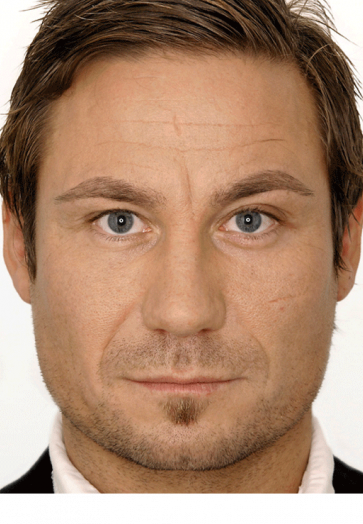
#> input picture backend/keriput.png, 363 x 524 px
$ python deteksi_keriput.py   (older library calls are emulated)
#> lines starting #> are read from the running program, lines starting #| are printed output that depends on the picture; after the words box and inside, x2 and y2 are one past the last pixel; in counts of white or black regions, pixels touching at a corner belong together
#> further down, image is the input picture: shape (524, 363, 3); mean B, G, R 111.3, 135.7, 171.1
### backend/image_processor.py
import numpy as np
import cv2


# [9 lines left out: function scale_to_max_size, not called in this run]


def convert_bgr_to_rgb_color(image):
  return cv2.cvtColor(image, cv2.COLOR_BGR2GRAY)


def convert_bgr_to_gray(image):
  return cv2.cvtColor(image, cv2.COLOR_BGR2GRAY)


# [5 lines left out: function get_image_size, not called in this run]


def convert_gray_to_otsu_binnary(image):
  # ref: https://docs.opencv.org/4.x/d7/d4d/tutorial_py_thresholding.html

  thresh = cv2.threshold(image.copy(), 0, 255, cv2.THRESH_OTSU)[1]

  return thresh


# [30 lines left out: functions fill_hole_binnary, connected_component_labeling, extract_bgr_color, not called in this run]

def create_kernel(radius):
  return np.ones((radius, radius),np.uint8)


def morphology_closing(image, kernel):
  return cv2.morphologyEx(image, cv2.MORPH_CLOSE, kernel)


def read_image(path):
  return cv2.imread(path)


def show_image(title, image):
  cv2.imshow(title, image)
  cv2.waitKey(0)

def imfill(image):
  h, w = image.shape[:2]

  # menambahkan border dgn nilai 0 pada gambar, jika tidak imflood gagal
  im_floodfill = np.zeros((h+2, w+2), np.uint8)
  im_floodfill[1:h+1, 1:w+1] = image.copy()

  mask = np.zeros((h+4, w+4), np.uint8)
  cv2.floodFill(im_floodfill, mask, (0,0), 255)
  im_floodfill_inv = cv2.bitwise_not(im_floodfill)

  # menghapus border pada hasil. mengembalikan ke ukuran semula
  mask = np.zeros((h, w), np.uint8)
  mask = im_floodfill_inv[1:h+1, 1:w+1].copy()

  return image | mask

### backend/deteksi_keriput.py
import numpy as np
import cv2
import image_processor

def deteksi_keriput(image):
    # convert to HSV
    image_hsv = cv2.cvtColor(image, cv2.COLOR_BGR2HSV).astype(np.float32)
    # convert value to matlab range
    image_hsv[:,:,0] = image_hsv[:,:,0] / 180.0
    image_hsv[:,:,1] = image_hsv[:,:,1] / 255.0
    image_hsv[:,:,2] = image_hsv[:,:,2] / 255.0
    # split to H, S, V
    hue, sat, val = cv2.split(image_hsv)
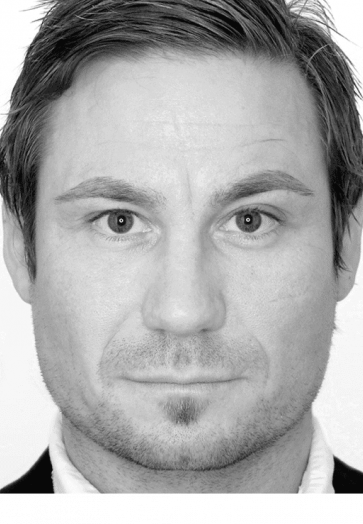
#> val: shape (524, 363) float32; min 0.0314, max 1, mean 0.671

    num_rows, num_cols = image_hsv.shape[0], image_hsv.shape[1]
#> num_rows = 524; num_cols = 363
    # penggabungkan h and s
    hs = np.zeros((num_rows, num_cols, 2), np.float32)
    hs[:,:,0], hs[:,:,1] = hue, sat
    # reshape to n x 2
    hs_reshaped = np.reshape(hs, (num_cols * num_rows, 2), 'F')

    # kmeans clustering
    num_cluster = 2
    criteria = (cv2.TERM_CRITERIA_EPS + cv2.TERM_CRITERIA_MAX_ITER, 10, 1.0)
    _, labels, (centers) = cv2.kmeans(hs_reshaped, num_cluster, None, criteria, 10, cv2.KMEANS_PP_CENTERS)
#> centers = [[0.0778, 0.0363], [0.0673, 0.494]]

    # mengubah bentuk label ke lokasi pixel gambar
    pixel_labels = np.reshape(labels, (num_rows, num_cols), 'F')
    # menghitung jumlah pixel setiap label
    _, labels_count = np.unique(labels, return_counts=True)
#> labels_count = [36988, 153224]
    # cluster terbesar
    biggest_cluster = np.argmax(labels_count)
#> biggest_cluster = 1

    segmented = [np.zeros_like(image), np.zeros_like(image), np.zeros_like(image)]
    segmented[0][pixel_labels == 0] = image[pixel_labels == 0]
    segmented[1][pixel_labels == 1] = image[pixel_labels == 1]
    segmented[2][pixel_labels == 2] = image[pixel_labels == 2]

    # segmented gray
    image_gray = image_processor.convert_bgr_to_gray(segmented[biggest_cluster])

    # thresholding
    image_binnary = image_processor.convert_gray_to_otsu_binnary(image_gray)
#> in convert_gray_to_otsu_binnary, `thresh = cv2.threshold(image.copy(), 0, 255, cv2.THRESH_OTSU)[1]`:
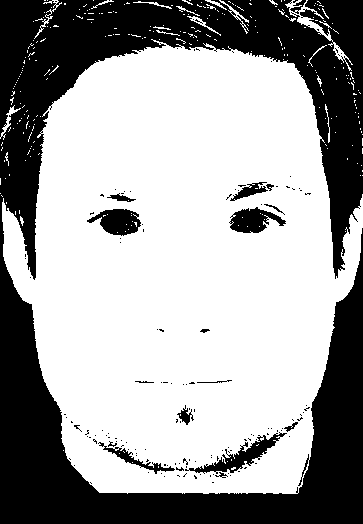
#> thresh: shape (524, 363); 63.3% white; 146 black regions (129 under 20 px), largest, box (x1, y1, x2, y2) and area: (0, 0, 363, 524) 65240, (185, 432, 287, 474) 1064, (87, 209, 141, 236) 904

    # mengisi lubang pada gambar, seperti imfill pada matlab
    image_binnary_filled = image_processor.imfill(image_binnary)
#> in imfill, `im_floodfill[1:h+1, 1:w+1] = image.copy()`: im_floodfill: shape (526, 365); 62.8% white; 142 black regions (126 under 20 px), largest, box (x1, y1, x2, y2) and area: (0, 0, 365, 526) 67111, (186, 433, 288, 475) 1064, (88, 210, 142, 237) 904
#> in imfill, `cv2.floodFill(im_floodfill, mask, (0,0), 255)`: im_floodfill: shape (526, 365); 97.7% white; 169 black regions (153 under 20 px), largest, box (x1, y1, x2, y2) and area: (186, 433, 288, 475) 1064, (88, 210, 142, 237) 904, (230, 208, 287, 234) 858
#> in imfill, `mask = im_floodfill_inv[1:h+1, 1:w+1].copy()`: mask: shape (524, 363); 2.4% white; 169 white regions (153 under 20 px), largest, box (x1, y1, x2, y2) and area: (185, 432, 287, 474) 1064, (87, 209, 141, 236) 904, (229, 207, 286, 233) 858
#> in imfill, `return image | mask`: returned value: shape (524, 363); 65.7% white; 5 black regions (3 under 20 px), largest, box (x1, y1, x2, y2) and area: (0, 0, 363, 524) 65122, (290, 0, 306, 12) 76

    gray_segmented = np.zeros_like(image)
    gray_segmented[image_binnary_filled > 0] = image[image_binnary_filled > 0]
    gray_segmented = cv2.cvtColor(gray_segmented, cv2.COLOR_BGR2GRAY)
#> gray_segmented: shape (524, 363)

    laplacian = cv2.Laplacian(gray_segmented, cv2.CV_32F)
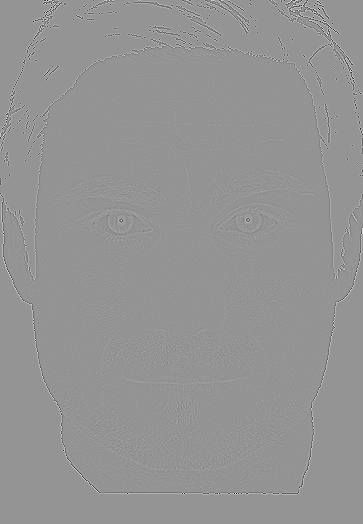
#> laplacian: shape (524, 363) float32; min -672, max 485, mean 0; drawn with min black and max white
    # abs
    laplacian = cv2.convertScaleAbs(laplacian)

    gray_segmented_elim = (gray_segmented)-(laplacian)
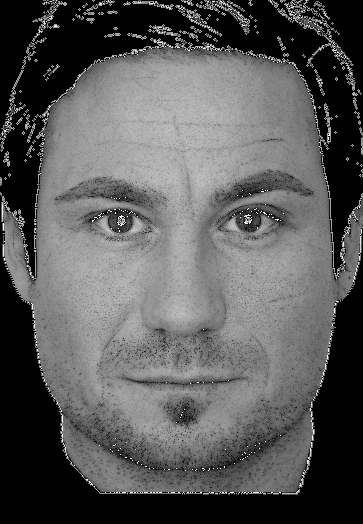
#> gray_segmented_elim: shape (524, 363); min 0, max 255, mean 89.6

    # mengambil area keriput
    num_row, num_col = image_gray.shape[:2]
#> num_row = 524; num_col = 363

    areas = [
        # dahi
        [
            [round(num_row * 20/100), round(num_row * 30/100)],
            [round(num_col * 25/100), round(num_col * 80/100)]
        ],
        # tengah mata
        [
            [round(num_row * 34/100), round(num_row * 43/100)],
            [round(num_col * 44/100), round(num_col * 55/100)]
        ],
        # mata kiri
        [
            [round(num_row * 38/100), round(num_row * 44/100)],
            [round(num_col * 15/100), round(num_col * 25/100)]
        ],
        # mata kanan
        [
            [round(num_row * 38/100), round(num_row * 44/100)],
            [round(num_col * 75/100), round(num_col * 85/100)]
        ],
        # kantung mata kiri
        [
            [round(num_row * 44.5/100), round(num_row * 55/100)],
            [round(num_col * 20/100), round(num_col * 43/100)],
        ],
        # kantung mata kanan
        [
            [round(num_row * 44.5/100), round(num_row * 55/100)],
            [round(num_col * 55/100), round(num_col * 80/100)]
        ],
    ]

    # menampilkan area deteksi keriput
    image_area_deteksi = [np.zeros_like(image_gray) for i in areas];
    for i, area in enumerate(areas):
        r1, r2 = area[0]
        c1, c2 = area[1]

    image_area_deteksi[i][r1:r2, c1:c2] = gray_segmented[r1:r2, c1:c2]

    # deteksi canny edge
    image_gray_edge = cv2.Canny(cv2.GaussianBlur(gray_segmented,(5,5),0), 55, 18)
#> image_gray_edge: shape (524, 363); 8.1% white in thin lines or dots
    # sobelx = cv2.Sobel(src=gray_segmented, ddepth=cv2.CV_64F, dx=1, dy=0, ksize=5) # Sobel Edge Detection on the X axis
    sobely = cv2.Sobel(src=cv2.GaussianBlur(gray_segmented,(3,3),1), ddepth=-1, dx=0, dy=1, ksize=5) # Sobel Edge Detection on the Y axis
    # sobelxy = cv2.Sobel(src=gray_segmented, ddepth=cv2.CV_64F, dx=1, dy=1, ksize=5)

    sobely[sobely < 150] = 0
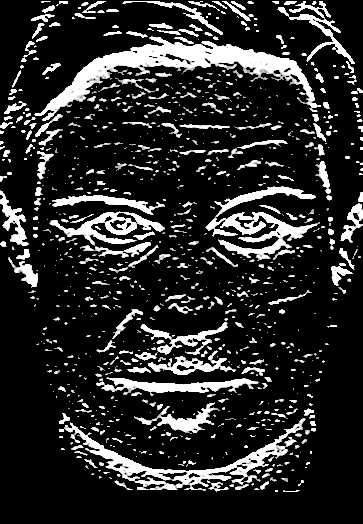
#> sobely: shape (524, 363); min 0, max 255, mean 43.2

    contours, hierarchy = cv2.findContours(sobely.copy(), mode=cv2.RETR_TREE, method=cv2.CHAIN_APPROX_NONE)
#> contours = 980 contours, 838 with area under 20; largest, box (x1, y1, x2, y2) and area: (34, 36, 321, 121) 5570, (59, 418, 306, 492) 3366, (205, 186, 320, 261) 2404, (49, 211, 165, 258) 1684, (96, 377, 259, 396) 1144
    contours_area = np.array([cv2.contourArea(cnt) for cnt in contours])
#> contours_area = 980 values, max 5570 at index 909, min 0 at index 20, mean 29.08

    contours_valid = []
    for i, val in enumerate(np.bitwise_and(contours_area > 30, contours_area < 400)):
        if val == True:
            contours_valid.append(contours[i])
#> after the loop, contours_valid = 75 contours; largest, box (x1, y1, x2, y2) and area: (340, 203, 363, 243) 350, (8, 257, 38, 288) 289, (122, 1, 223, 35) 285, (127, 470, 166, 482) 192, (315, 161, 331, 194) 184

    sobelyarea = np.zeros_like(image_gray)
    for cnt in contours_valid:
        cv2.drawContours(sobelyarea, [cnt], 0, 255, -1)
#> this loop made 75 passes
#> sobelyarea: shape (524, 363); 4.1% white; 71 white regions, largest, box (x1, y1, x2, y2) and area: (127, 470, 188, 486) 463, (340, 203, 363, 243) 412, (122, 1, 223, 35) 406

    # seleksi contour di dalam area
    mask = np.zeros_like(image_gray_edge)
    for i, area in enumerate(areas):
        r1, r2 = area[0]
        c1, c2 = area[1]

        mask[r1:r2, c1:c2] = sobelyarea[r1:r2, c1:c2]
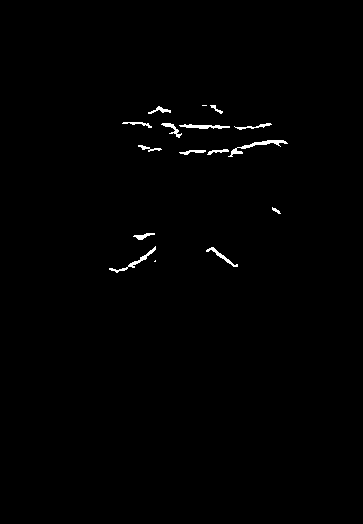
#> mask: shape (524, 363); 0.68% white; 16 white regions (2 under 20 px)

    image_hasil = image.copy()
    normalisasi = {
        'keriput': []
    }
    contours_hasil, _ = cv2.findContours(mask.copy(), mode=cv2.RETR_TREE, method=cv2.CHAIN_APPROX_NONE)
#> contours_hasil = 16 contours, 3 with area under 20; largest, box (x1, y1, x2, y2) and area: (228, 140, 288, 157) 146, (109, 246, 156, 273) 106, (179, 124, 230, 129) 98, (206, 247, 238, 267) 80, (161, 123, 182, 138) 64
    height, width = image.shape[0:2]
#> height = 524; width = 363

    for cnt in contours_hasil:
        cv2.drawContours(image_hasil, [cnt], 0, 100, -1)
        x,y,w,h = cv2.boundingRect(cnt)
        points = np.reshape(cnt, (len(cnt), 2))
        points = points.astype(float)
        points[:,0] = points[:,0] / width
        points[:,1] = points[:,1] / height
        points = points.tolist()
        norm = {
            'xmin': x / width,
            'ymin': y / height,
            'ymax': (y + h) / height,
            'xmax': (x + w) / width,
            'points': points,
            'score': 100.0
        }

        normalisasi['keriput'].append(norm)
#> this loop made 16 passes
#> (x, y, w, h) on passes 2 to 13: (206, 247, 32, 20), (109, 246, 47, 27), (133, 233, 22, 7), (272, 207, 9, 7), (179, 150, 27, 5), (207, 149, 22, 6), (138, 145, 24, 7), (228, 140, 60, 17), (179, 124, 51, 5), (234, 123, 38, 7), (161, 123, 21, 15), (122, 122, 30, 6)
#> (cnt, x, y, w, h, points) on pass 1: ([[155, 260], [154, 261], [155, 261]], 154, 260, 2, 2, [[0.427, 0.496], [0.424, 0.498], [0.427, 0.498]])
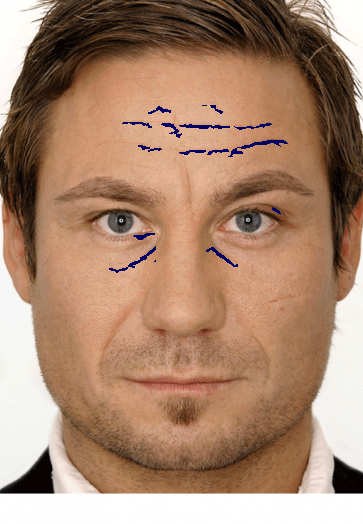
#> image_hasil: shape (524, 363, 3); 0.68% of pixels changed, all inside (x1, y1, x2, y2) = (109, 105, 288, 273)

    cv2.imwrite('hasil_keriput.jpg', image_hasil)
    # cv2.imwrite(os.path.join(app.config['UPLOAD_FOLDER'], uuid.uuid4().hex + '.jpeg'), image_hasil)

    return normalisasi


if __name__ == '__main__':
    image = cv2.imread('keriput.png')
    hasil = deteksi_keriput(image)
#> hasil = 1 item
    print(hasil)
#> (printed output is left out)

$ run again, with backend/55100789927440d6a1e155ea2da0c77c.jpeg saved as backend/keriput.png
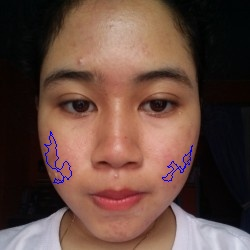
#> input picture backend/55100789927440d6a1e155ea2da0c77c.jpeg, 250 x 250 px
#> image is the input picture: shape (250, 250, 3); mean B, G, R 62.9, 72.2, 100.2
#> thresh: shape (250, 250); 48.4% white; 11 white regions (7 under 20 px), largest, box (x1, y1, x2, y2) and area: (38, 0, 200, 250) 30026, (48, 144, 55, 167) 88, (46, 165, 61, 181) 84, (62, 164, 69, 176) 47
#> im_floodfill_inv: shape (252, 252); 2.6% white; 13 white regions (7 under 20 px), largest, box (x1, y1, x2, y2) and area: (91, 193, 147, 210) 509, (56, 96, 99, 114) 392, (139, 100, 182, 113) 350, (139, 71, 191, 86) 339, (99, 162, 111, 167) 35, (123, 163, 137, 168) 30
#> image_gray_edge: shape (250, 250); 5.7% white in thin lines or dots, all inside (x1, y1, x2, y2) = (38, 0, 200, 250)
#> contours = 125 contours, 90 with area under 20; largest, box (x1, y1, x2, y2) and area: (41, 1, 197, 72) 2656, (123, 74, 202, 135) 1990, (56, 209, 179, 249) 1853, (36, 96, 122, 134) 1304, (75, 193, 159, 214) 908
#> contours_area = 125 values, max 2656.5 at index 110, min 0 at index 0, mean 99.92
#> the loop in deteksi_keriput, `for i, val in enumerate(np.bitwise_and(contours_area > 30, contours_ar..` made 125 passes
#> after the loop in deteksi_keriput, `for i, val in enumerate(np.bitwise_and(contours_area > 30, contours_ar..`: contours_valid = 19 contours; largest, box (x1, y1, x2, y2) and area: (92, 197, 141, 211) 325, (95, 138, 140, 155) 294, (93, 216, 139, 229) 256, (159, 161, 194, 186) 214, (44, 162, 71, 177) 114
#> the loop in deteksi_keriput, `for cnt in contours_valid:` made 19 passes
#> after the loop in deteksi_keriput, `for i, area in enumerate(areas):`:
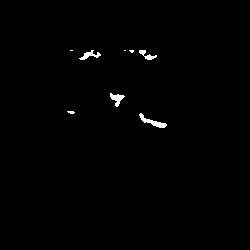
#> mask: shape (250, 250); 0.69% white; 8 white regions (4 under 20 px)
#> contours_hasil = 8 contours, 4 with area under 20; largest, box (x1, y1, x2, y2) and area: (139, 113, 167, 128) 103, (110, 93, 125, 107) 78, (79, 50, 101, 60) 64, (139, 50, 157, 60) 50
#> the loop in deteksi_keriput, `for cnt in contours_hasil:` made 8 passes
#> (x, y, w, h) on passes 1, 2, 3, 4, 5, 7: (139, 113, 28, 15), (67, 111, 8, 3), (110, 93, 15, 14), (139, 50, 18, 10), (129, 50, 5, 3), (79, 50, 22, 10)
#> after the loop in deteksi_keriput, `for cnt in contours_hasil:`:
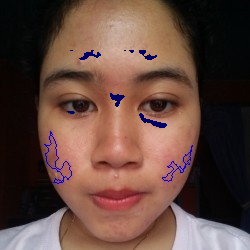
#> image_hasil: shape (250, 250, 3); 0.69% of pixels changed, all inside (x1, y1, x2, y2) = (67, 50, 167, 128)
#> hasil = 1 item
#> (printed output is left out)

$ run again, with backend/bintik_hitam.jpg saved as backend/keriput.png
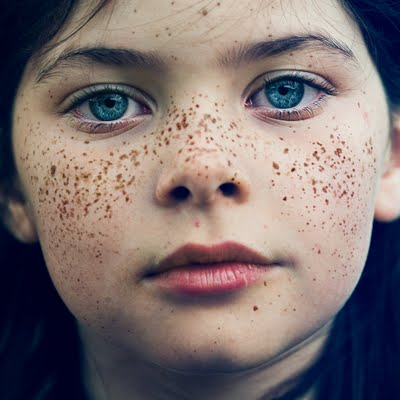
#> input picture backend/bintik_hitam.jpg, 400 x 400 px
#> image is the input picture: shape (400, 400, 3); mean B, G, R 112.6, 112.7, 125.4
#> thresh: shape (400, 400); 59.9% white; 151 black regions (140 under 20 px), largest, box (x1, y1, x2, y2) and area: (0, 0, 400, 400) 42355, (37, 47, 165, 134) 5783, (133, 242, 295, 308) 5681
#> im_floodfill_inv: shape (402, 402); 11% white; 155 white regions (146 under 20 px), largest, box (x1, y1, x2, y2) and area: (38, 48, 166, 135) 5783, (134, 243, 296, 309) 5681, (242, 70, 338, 124) 3614
#> image_gray_edge: shape (400, 400); 10.6% white in thin lines or dots
#> in deteksi_keriput, `sobely[sobely < 150] = 0`:
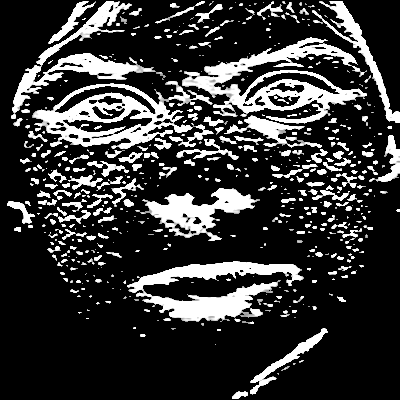
#> sobely: shape (400, 400); min 0, max 255, mean 54.2
#> contours = 591 contours, 467 with area under 20; largest, box (x1, y1, x2, y2) and area: (32, 81, 214, 149) 6598, (182, 37, 367, 124) 6280, (127, 261, 304, 322) 4138, (11, 1, 166, 119) 2938, (135, 188, 260, 241) 2575
#> contours_area = 591 values, max 6598 at index 440, min 0 at index 5, mean 63.04
#> the loop in deteksi_keriput, `for i, val in enumerate(np.bitwise_and(contours_area > 30, contours_ar..` made 591 passes
#> after the loop in deteksi_keriput, `for i, val in enumerate(np.bitwise_and(contours_area > 30, contours_ar..`: contours_valid = 75 contours; largest, box (x1, y1, x2, y2) and area: (48, 1, 96, 44) 376, (267, 93, 301, 108) 272, (176, 139, 239, 160) 260, (91, 105, 126, 120) 256, (269, 82, 305, 94) 207
#> the loop in deteksi_keriput, `for cnt in contours_valid:` made 75 passes
#> contours_hasil = 41 contours, 15 with area under 20; largest, box (x1, y1, x2, y2) and area: (267, 93, 301, 108) 282, (269, 82, 305, 94) 208, (100, 107, 126, 120) 197, (176, 139, 220, 159) 196, (111, 178, 144, 207) 164
#> the loop in deteksi_keriput, `for cnt in contours_hasil:` made 41 passes
#> (x, y, w, h) on passes 1 to 8: (100, 215, 17, 5), (80, 210, 11, 10), (93, 207, 19, 9), (123, 199, 11, 8), (80, 199, 7, 9), (281, 198, 15, 5), (312, 195, 8, 5), (87, 194, 26, 14)
#> after the loop in deteksi_keriput, `for cnt in contours_hasil:`:
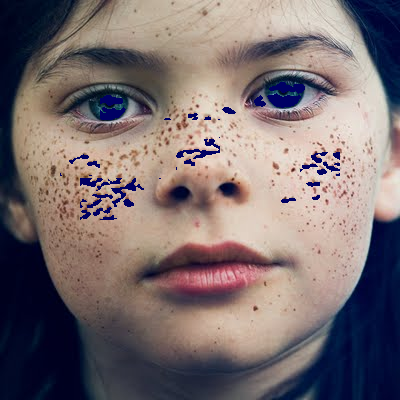
#> image_hasil: shape (400, 400, 3); 1.81% of pixels changed, all inside (x1, y1, x2, y2) = (60, 82, 340, 220)
#> hasil = 1 item
#> (printed output is left out)
